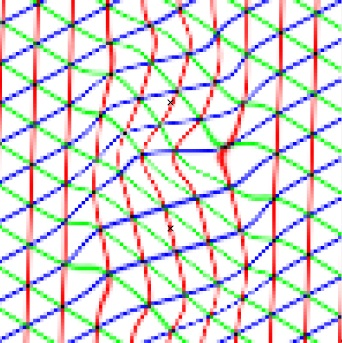
#> input picture ArtificialBubbles/artificial_2bubbles.jpg, 342 x 343 px
$ python cleanup.py
#> lines starting #> are read from the running program, lines starting #| are printed output that depends on the picture
from PIL import Image
import numpy as np

im = Image.open("./artificial_2bubbles.jpg")
#> im is the input picture: PIL image 342x343 RGB; mean R, G, B 212.9, 214.1, 212.9

[r, g, b] = im.split()
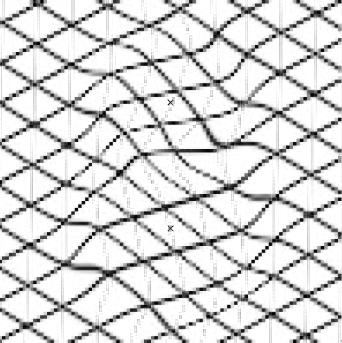
#> r: PIL image 342x343 L; min 0, max 255, mean 212.9
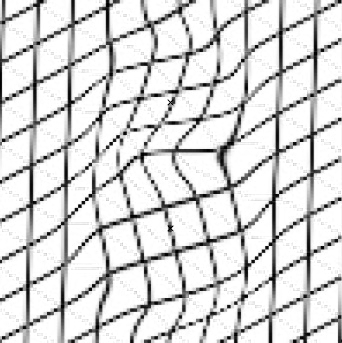
#> g: PIL image 342x343 L; min 0, max 255, mean 214.1
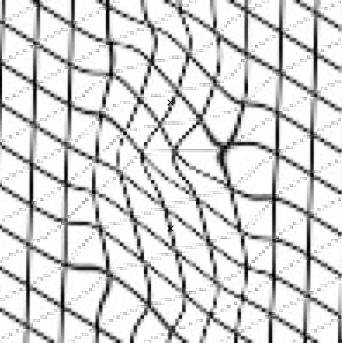
#> b: PIL image 342x343 L; min 0, max 255, mean 212.9

[xs, ys] = im.size
#> xs = 342; ys = 343

def find_range(r, g, b):
    return max(r, g, b) - min(r, g, b)

cTRESHOLD = 50

for i in range(xs):
    for j in range (ys):
        location = (i,j)
        pixel = im.getpixel(location)
        mean = np.mean(pixel)
        if mean + cTRESHOLD < pixel[0]:
            im.putpixel(location, (255, 0, 0))
        elif mean + cTRESHOLD < pixel[1]:
            im.putpixel(location, (0, 255, 0))
        elif mean + cTRESHOLD < pixel[2]:
            im.putpixel(location, (0, 0, 255))
        elif mean < 100:
            im.putpixel(location, (255, 255, 255))
        else:
            im.putpixel(location, (0, 0, 0))
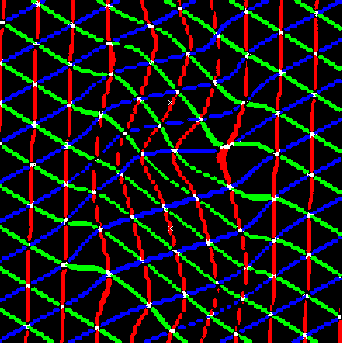
#> im: PIL image 342x343 RGB; mean R, G, B 24.7, 27.1, 25.9


im.save("./reversed_2.PNG")

$ run again, with ArtificialBubbles/artificial_1bubbles.jpg copied over ArtificialBubbles/artificial_2bubbles.jpg
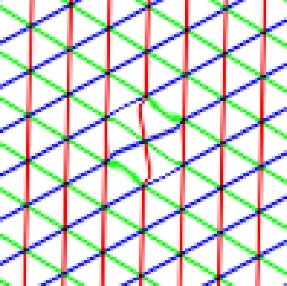
#> input picture ArtificialBubbles/artificial_1bubbles.jpg, 287 x 286 px
#> im is the input picture: PIL image 287x286 RGB; mean R, G, B 212.7, 214.8, 212.7
#> `[r, g, b] = im.split()`:
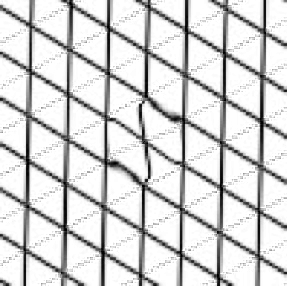
#> b: PIL image 287x286 L; min 0, max 255, mean 212.7
#> after the loop `for i in range(xs):`:
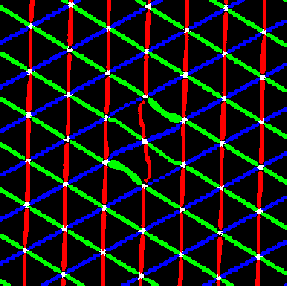
#> im: PIL image 287x286 RGB; mean R, G, B 24.6, 27.9, 25.3

$ run again, with ArtificialBubbles/artificial_higher_res_strain.jpg copied over ArtificialBubbles/artificial_2bubbles.jpg
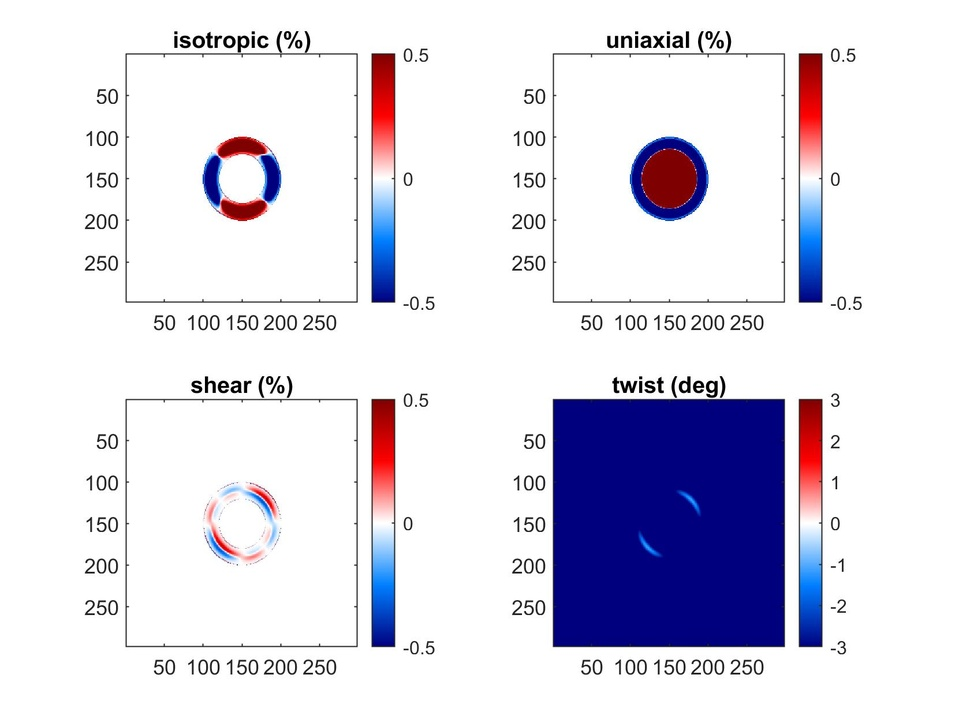
#> input picture ArtificialBubbles/artificial_higher_res_strain.jpg, 970 x 727 px, shrunk from 1680 x 1260 before the run
#> im is the input picture: PIL image 970x727 RGB; mean R, G, B 223, 220.9, 233.1
#> `[r, g, b] = im.split()`:
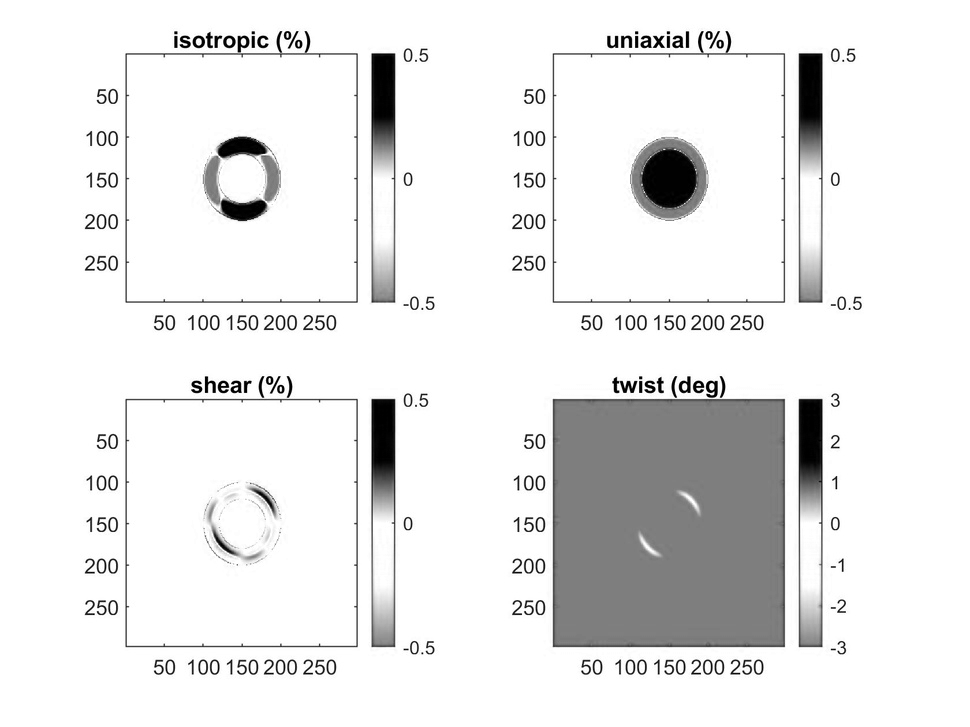
#> b: PIL image 970x727 L; min 0, max 255, mean 233.1
#> after the loop `for i in range(xs):`:
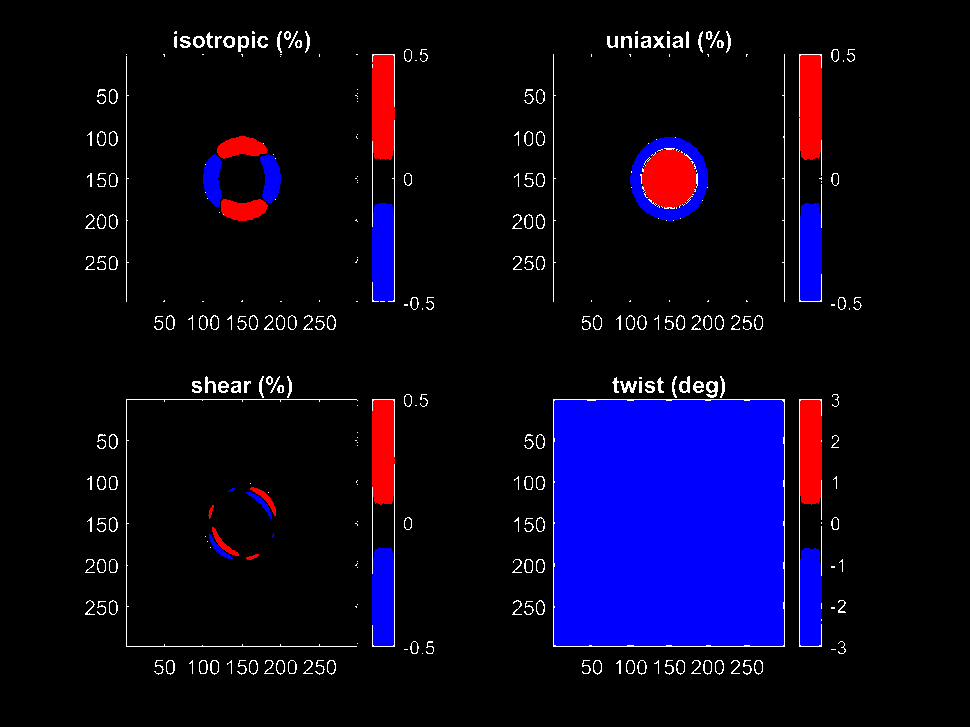
#> im: PIL image 970x727 RGB; mean R, G, B 9.6, 4.7, 29.6
